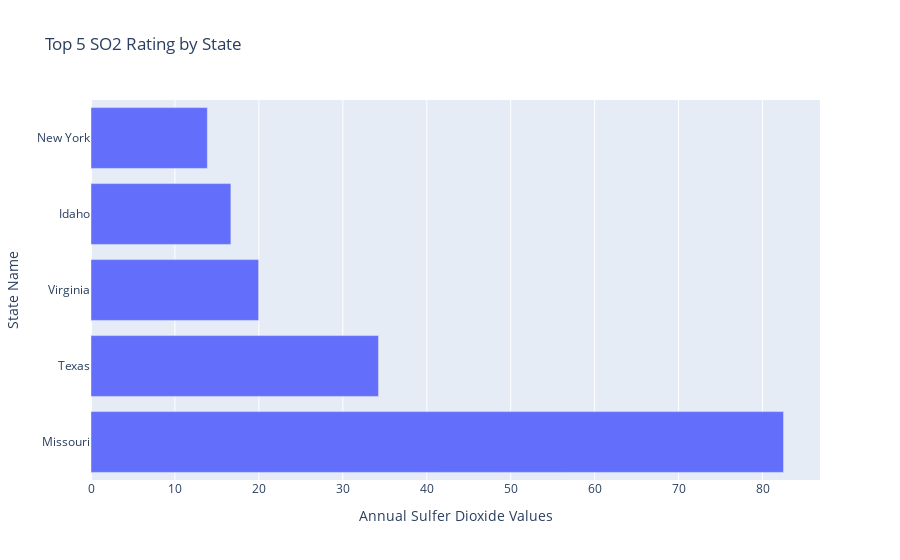

Here is the notebook cell this chart was saved with:
### Code cell
so2_bar = px.bar(so2_top_5, 
                           x='SO2', y='State Name',
                           title = 'Top 5 SO2 Rating by State',
                           labels = {'SO2': 'Annual Sulfer Dioxide Values'},
                           orientation = 'h')
so2_bar.show()

### Figure 1 — Plotly figure (JSON) as saved in the notebook; plotly's stock layout.template omitted (floating-point values rounded to 4 significant figures)
{"data": [{"alignmentgroup": "True", "hovertemplate": "Annual Sulfer Dioxide Values=%{x}<br>State Name=%{y}<extra></extra>", "legendgroup": "", "marker": {"color": "#636efa", "pattern": {"shape": ""}}, "name": "", "offsetgroup": "", "orientation": "h", "showlegend": false, "textposition": "auto", "type": "bar", "x": [82.51, 34.25, 19.97, 16.66, 13.86], "xaxis": "x", "y": ["Missouri", "Texas", "Virginia", "Idaho", "New York"], "yaxis": "y"}], "layout": {"barmode": "relative", "legend": {"tracegroupgap": 0}, "title": {"text": "Top 5 SO2 Rating by State"}, "xaxis": {"anchor": "y", "domain": [0, 1], "title": {"text": "Annual Sulfer Dioxide Values"}}, "yaxis": {"anchor": "x", "domain": [0, 1], "title": {"text": "State Name"}}}}
